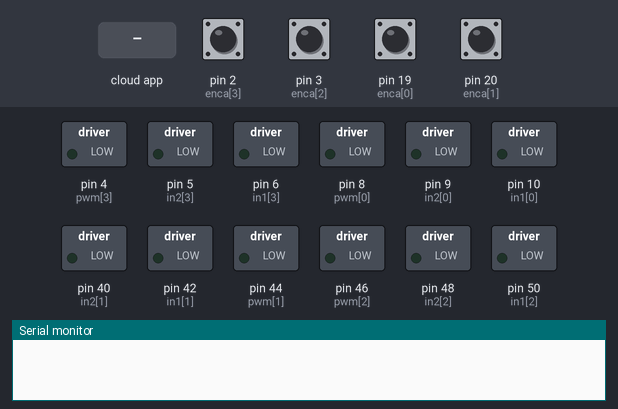
Bench run of a sketch on a simulated Arduino Mega 2560, built with avr-gcc and run on an emulated ATmega2560. Parts: switched loads named in the sketch (green lamp = pin HIGH), the last lines printed to the serial monitor. Inputs (shaded band) come from the test bench; at power-on: pin 2 (enca[3]), pin 3 (enca[2]), pin 19 (enca[0]), pin 20 (enca[1]) HIGH. The ROS host is connected and sends only what is stated.

Above: at 1.2 s.
1.3 s: the phone or cloud app sets mission_code to 0
At 2.7 s:
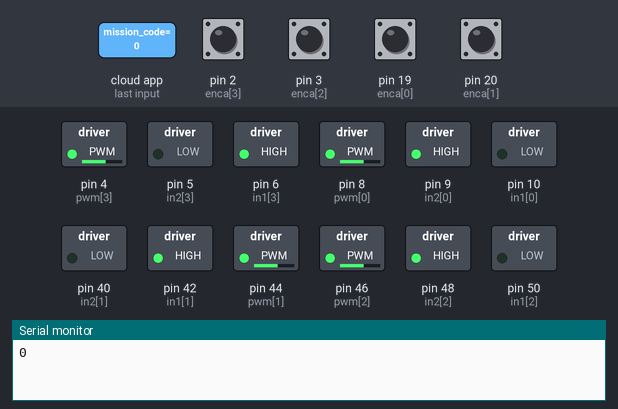
Timing chart, 0 to 4.3 s (numbered marks = the images above; inputs shaded):
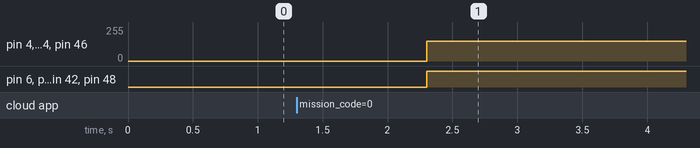

The sketch:

Base_locomotion_ROS.ino
```cpp
#include <util/atomic.h>
#include <Arduino.h>
#include <ros.h>
#include <std_msgs/String.h>
#include <std_msgs/Bool.h>
#include <std_msgs/Int32.h>

// ROS Flags
char code[8];
bool flag = 0;
int next = 0;
///int command='correct';

ros::NodeHandle nh;

void messageCb( const std_msgs::String& toggle_msg){
  if(flag == 0)
  {
    flag = 1;
    strcpy(code,toggle_msg.data);
    Serial.println(code);
  }
}

void complete( const std_msgs::Bool& toggle_msg){
  next = 1;
}

//void precise( const std_msgs::Int32& toggle_msg){
//  command=toggle_msg.data
//}

ros::Subscriber<std_msgs::Bool> sub1("/completion_status", &complete );
ros::Subscriber<std_msgs::String> sub2("/mission_code", &messageCb );
//ros::Subscriber<std_msgs::Int32> sub2("/base_precision", &precise );


std_msgs::Int32 reached;
ros::Publisher pub("/reached_status", &reached);
std_msgs::Int32 counter;
ros::Publisher pub1("/counter", &counter);

// A class to compute the control signal
class SimplePID{
  public:
    float kp, kd, ki, umax; // Parameters
    float eprev, eintegral; // Storage

  public:
  // Constructor
  SimplePID() : kp(1), kd(0), ki(0), umax(255), eprev(0.0), eintegral(0.0){}

  // A function to set the parameters
  void setParams(float kpIn, float kdIn, float kiIn, float umaxIn){
    kp = kpIn; kd = kdIn; ki = kiIn; umax = umaxIn;
  }

  // A function to compute the control signal
  void evalu(int value, int target, float deltaT, int &pwr, int &dir){
    // error
    int e = target - value;
    // derivative
    float dedt = (e-eprev)/(deltaT);
    // integral
    eintegral = eintegral + e*deltaT;
    // control signal
    float u = kp*e + kd*dedt + ki*eintegral;
    // motor power
    pwr = (int) fabs(u);
    if( pwr > umax ){
      pwr = umax;
    }

    // motor direction
    dir = 1;
    if(u<0){
      dir = -1;
    }

    // store previous error
    eprev = e;
  }
};

// How many motors
#define NMOTORS 4

// Pins
const int enca[] = {19,20,3,2};
const int encb[] = {18,21,52,7};
const int pwm[] = {8,44,46,4};
const int in2[] = {9,40,48,5};
const int in1[] = {10,42,50,6};

int instructions[]={0,0,0,0,0,0,0,0};

// Globals
long prevT = 0;
volatile int posi[] = {0,0,0,0};
int i=0;
int reach=0;
int allowed_err=100;
int stuck=0;

// PID class instances
SimplePID pid[NMOTORS];
int target[NMOTORS];
int save = 0;//To save the rostopic


void setup() {
  Serial.begin(57600);

  nh.initNode();
  nh.subscribe(sub1);
  nh.subscribe(sub2);
  nh.advertise(pub);
  nh.advertise(pub1);

  for(int k = 0; k < NMOTORS; k++){
    pinMode(enca[k],INPUT);
    pinMode(encb[k],INPUT);
    pinMode(pwm[k],OUTPUT);
    pinMode(in1[k],OUTPUT);
    pinMode(in2[k],OUTPUT);

    pid[k].setParams(0.45,0.05,0,150);
  }

  attachInterrupt(digitalPinToInterrupt(enca[0]),readEncoder<0>,RISING);
  attachInterrupt(digitalPinToInterrupt(enca[1]),readEncoder<1>,RISING);
  attachInterrupt(digitalPinToInterrupt(enca[2]),readEncoder<2>,RISING);
  attachInterrupt(digitalPinToInterrupt(enca[3]),readEncoder<3>,RISING);
}


void loop()
{
    counter.data = i;
    pub1.publish(&counter);

    if(flag == 1 && save == 0)
    {
      for(int k= 0; k<8; k++)
      {
        instructions[k]=code[k] - '0';
      }
      save = 1;
    }

  if(flag == 1)
  {


    // time difference
    long currT = micros();
    float deltaT = ((float) (currT - prevT))/( 1.0e6 );
    prevT = currT;

    // Read the position in an atomic block to avoid a potential misread
    int pos[NMOTORS];
    ATOMIC_BLOCK(ATOMIC_RESTORESTATE){
      for(int k = 0; k < NMOTORS; k++){
        pos[k] = posi[k];
        pos[3] = pos[1];
      }
    }
    // set target position

    // if(i==0){
    //   setTarget(0,0,0,0,pos);
    //   waitormove(0,pos);
    // }

    // adjusting the position after reaching the panel
//    if(reached.data==1){
//      switch(command){
//        case right:
//        setTarget(10,-10,10,-10);
//        reached.data=0;
//        break;
//
//        case left:
//        setTarget(-10,10,-10,10);
//        reached.data=0;
//        break;
//        case correct:
//        // setTarget(10,-10,10,-10);
//        reached.data=0;
//        break;
//        default:
//
//      }
//    }
//  pid[0].eprev!=0 && pid[1].eprev!=0 && pid[2].eprev!=0 && pid[3].eprev!=0 &&
  if(stuck==1 && next==1) {
    stuck=0;
    next=0;
    i=i+1;
  }

    if(stuck!=1 && pid[0].eprev<allowed_err && pid[1].eprev<allowed_err && pid[2].eprev<allowed_err && pid[3].eprev<allowed_err && pid[0].eprev>-allowed_err && pid[1].eprev>-allowed_err && pid[2].eprev>-allowed_err && pid[3].eprev>-allowed_err && i<=7)
    {
    waitormove(i,pos);
    reached.data = reach;
    pub.publish(&reached);

    }


    // loop through the motors
    for(int k = 0; k < NMOTORS; k++)
    {
      int pwr, dir;
      // evaluate the control signal
      pid[k].evalu(pos[k],target[k],deltaT,pwr,dir);

      // signal the motor
      if (i==8 || stuck==1)
      {
          digitalWrite(in1[0],LOW);
          digitalWrite(in2[0],LOW);
          digitalWrite(in1[1],LOW);
          digitalWrite(in2[1],LOW);
          digitalWrite(in1[2],LOW);
          digitalWrite(in2[2],LOW);
          digitalWrite(in1[3],LOW);
          digitalWrite(in2[3],LOW);
      }
      else
      {
        setMotor(dir,pwr,pwm[k],in1[k],in2[k]);
      }

    }
  }
  nh.spinOnce();
}

void waitormove(int k,int pos[]){
  if(instructions[k]==1)
        {
          stuck=1;

          if(k<4){
            setTarget(1550,-1550,1550,-1550, pos);
          }
          else if(k==4){
            setTarget(0,0,0,0, pos);
          }
          else if(k>4 && k<7){
            setTarget(-1550,-1550,-1550,-1550, pos);
          }
          reach=1;

          }


        else{
          digitalWrite(in1[0],LOW);
          digitalWrite(in2[0],LOW);
          digitalWrite(in1[1],LOW);
          digitalWrite(in2[1],LOW);
          digitalWrite(in1[2],LOW);
          digitalWrite(in2[2],LOW);
          digitalWrite(in1[3],LOW);
          digitalWrite(in2[3],LOW);
          delay(1000);
          if(k<4){
            setTarget(1550,-1550,1550,-1550,pos);
          }
          else if(k==4){
            setTarget(0,0,0,0,pos);
          }
          else{
            setTarget(-1550,-1550,-1550,-1550,pos);
          }
          i=i+1;

        }
        }


void setTarget(int m0,int m1, int m2, int m3, int pos[]){
      target[0]=pos[0]+m0;
      target[1]=pos[1]+m1;
      target[2]=pos[2]+m2;
      target[3]=pos[3]+m3;
}

void setMotor(int dir, int pwmVal, int pwm, int in1, int in2){
  analogWrite(pwm,pwmVal);
  if(dir == 1){
    digitalWrite(in1,LOW);
    digitalWrite(in2,HIGH);

  }
  else if(dir == -1){
    digitalWrite(in1,HIGH);
    digitalWrite(in2,LOW);

  }
  else{
    digitalWrite(in1,LOW);
    digitalWrite(in2,LOW);
  }
}

template <int j>
void readEncoder(){
  int b = digitalRead(encb[j]);
  if(b > 0){
    posi[j]++;
  }
  else{
    posi[j]--;
  }
}
```

Measured:
- after the input at 1.3 s, pin 4 (pwm[3]), pin 8 (pwm[0]), pin 44 (pwm[1]), pin 46 (pwm[2]): 0/255 → 150/255 after 1.0 s; pin 6 (in1[3]), pin 9 (in2[0]), pin 42 (in1[1]), pin 48 (in2[2]): LOW → HIGH after 1.0 s
